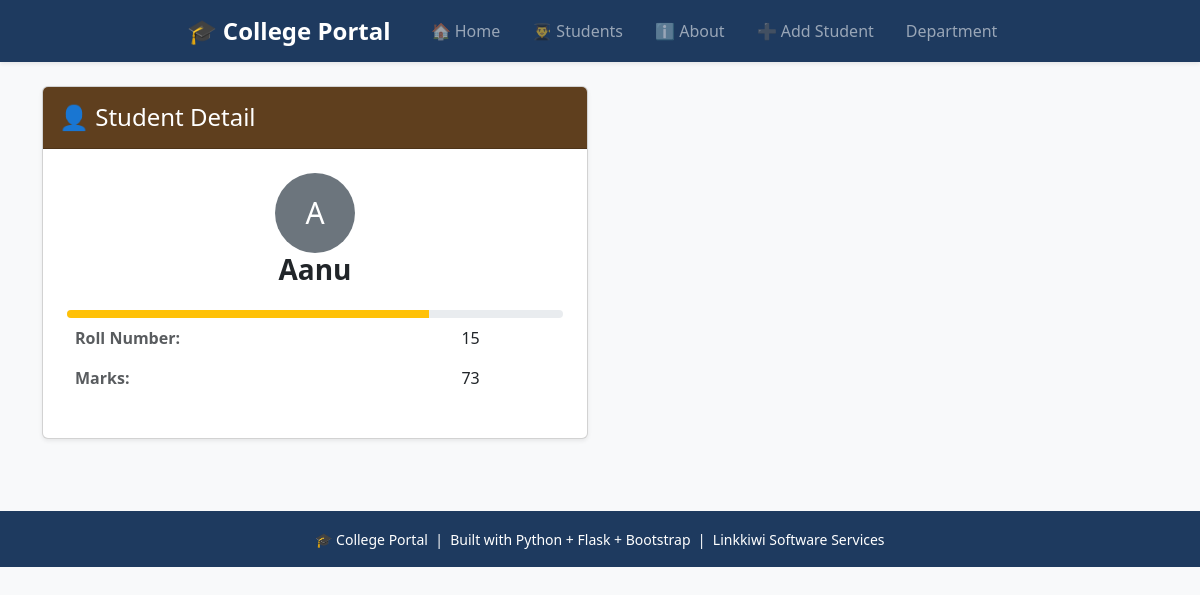
Page /students/5 on the committed database.
### tables this page shows
CREATE TABLE students
                    (id INTEGER PRIMARY KEY AUTOINCREMENT,
                     name TEXT NOT NULL,
                     roll INTEGER NOT NULL,
                     marks INTEGER NOT NULL,
                     subject TEXT NOT NULL,
                     attendance INTEGER DEFAULT 0);

### app.py (the view)
@app.route("/students/<int:id>")
def student_detail(id):
    conn = get_db()
    student = conn.execute('SELECT * FROM students WHERE id = ?', (id,)).fetchone()
    conn.close()
    if student is None:
        flash("Student not found", "danger")
        return redirect(url_for("students_page"))
    return render_template("detail.html", student=student)

### database.py (called while the page is built)
def get_db():
    conn=sqlite3.connect('myproject.db')
    conn.row_factory=sqlite3.Row
    return conn

### templates/detail.html (shortened to what this page needs)
{% extends 'base.html' %}
{% block content %}
<div class="row" class="justify-content-center">
    <div class="col-md-6">
        <div class="card shadow-sm mb-4">
            <div class="card-header py-3"
                 style="background-color: #5f3f1e;">
                <h4 class="mb-0 text-white">
                    👤 Student Detail
                </h4>
            </div>
            <div class="card-body p-4">
                 <div class="text-center mb-4">
                    <div class="avatar rounded-circle bg-secondary text-white
                                d-inline-flex align-items-center justify-content-center"
                         style="width: 80px; height: 80px; font-size: 30px;">
                        {{ student['name'][0]|upper }}
                    </div>
                    <h3 class="fw-bold">{{ student['name'] }} </h3>
                </div>
                 <table class="table table-borderless">
                    <tr>
                        <th class="text-muted fw-bold">Roll Number:</th>
                        <td>{{ student['roll'] }}</td>
                    </tr>
                    <tr>
                        <td class="text-muted fw-bold">Marks:</td>
                        <td>{{ student['marks'] }}</td>
                        <div class="progress mt-2" style="height:8px;">
                            <div class="progress-bar
                                {% if student['marks'] >= 90 %}bg-success
                                {% elif student['marks'] >= 75 %}bg-primary
                                {% elif student['marks'] >= 60 %}bg-warning
                                {% else %}bg-danger{% endif %}"
                                style="width: {{ student['marks'] }}%;">
                            </div>
                        </div>
                    </tr>
                    </table>
            </div>
        </div>
    </div>
</div>
{% endblock %}

### templates/Base.html (style rules this page uses)
:root { --brand: #1e3a5f; }

### rows in the picture
students: name "A", name "Aanu", roll "15", marks "73"
